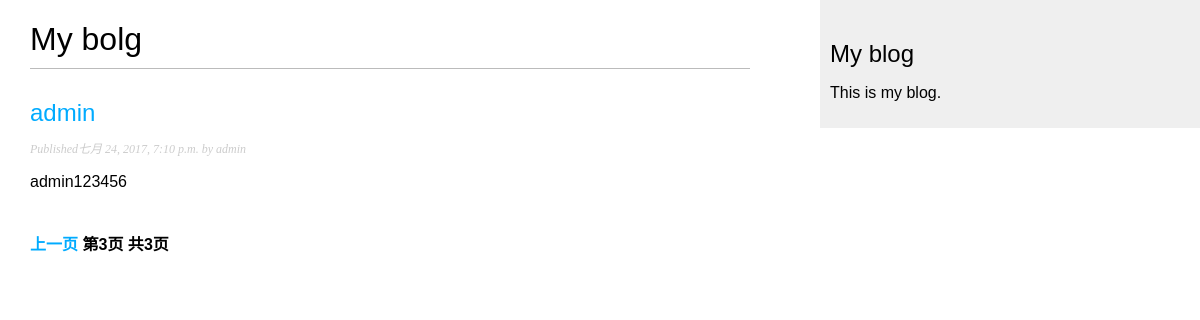
/?page=3, run on the app's committed database.
### blog/models.py (models this page shows, shortened)
class Post(models.Model):
    STATUS_CHOICES = (
        ('draft', '草稿'),
        ('published', '发表'),
    )
    title = models.CharField(max_length=250, verbose_name='标题')
    slug = models.SlugField(max_length=250, unique_for_date='publish')
    author = models.ForeignKey(User, related_name='blog_posts', verbose_name='作者')
    body = models.TextField(verbose_name='内容')
    publish = models.DateTimeField(default=timezone.now)
    created = models.DateTimeField(auto_now_add=True)
    updated = models.DateTimeField(auto_now=True)
    status = models.CharField(max_length=10, choices=STATUS_CHOICES, default='draft', verbose_name='状态')
    objects = models.Manager()
    published = PublishedManager()
    class Meta:
        verbose_name = '文章'
        verbose_name_plural = verbose_name
        ordering = ('-publish',)
    def get_absolute_url(self):
        return reverse('blog:post_detail',
                       args=[
                           self.publish.year,
                           self.publish.strftime('%m'),
                           self.publish.strftime('%d'),
                           self.slug
                       ])

### blog/views.py (the view)
# urls.py: url(r'^$', views.PostListView.as_view(), name='post_list'),
class PostListView(ListView):
    queryset = Post.published.all()
    context_object_name = 'posts'
    paginate_by = 3
    template_name = 'blog/post/list.html'

### blog/templates/blog/post/list.html (shortened to what this page needs)
{% extends "blog/base.html" %}
{% block content %}
    <h1>My bolg</h1>
    {% for post in posts %}
        <h2>
            <a href="{{ post.get_absolute_url }}">{{ post.title }}</a>
        </h2>
        <p class="date">
            Published{{ post.publish }} by {{ post.author }}
        </p>
        {{ post.body | truncatewords:30 | linebreaks }}
    {% endfor %}
    {% include "pagination.html" with page=page_obj %}
{% endblock %}

### blog/static/css/blog.css (style rules this page uses)
body { margin: 0; padding: 0; font-family: helvetica, sans-serif; }
a { color: #00abff; text-decoration: none; }
h1 { font-weight: normal; border-bottom: 1px solid #bbb; padding: 0 0 10px 0; }
h2 { font-weight: normal; margin: 30px 0 0; }
p.date { color: #ccc; font-family: georgia, serif; font-size: 12px; font-style: italic; }

### data on the page
Post: title "admin", publish "七月 24, 2017, 7:10 p.m.", author "admin", body "admin123456"

### other printed values
{{ page.number }} "3"
{{ page.paginator.num_pages }} "3"
